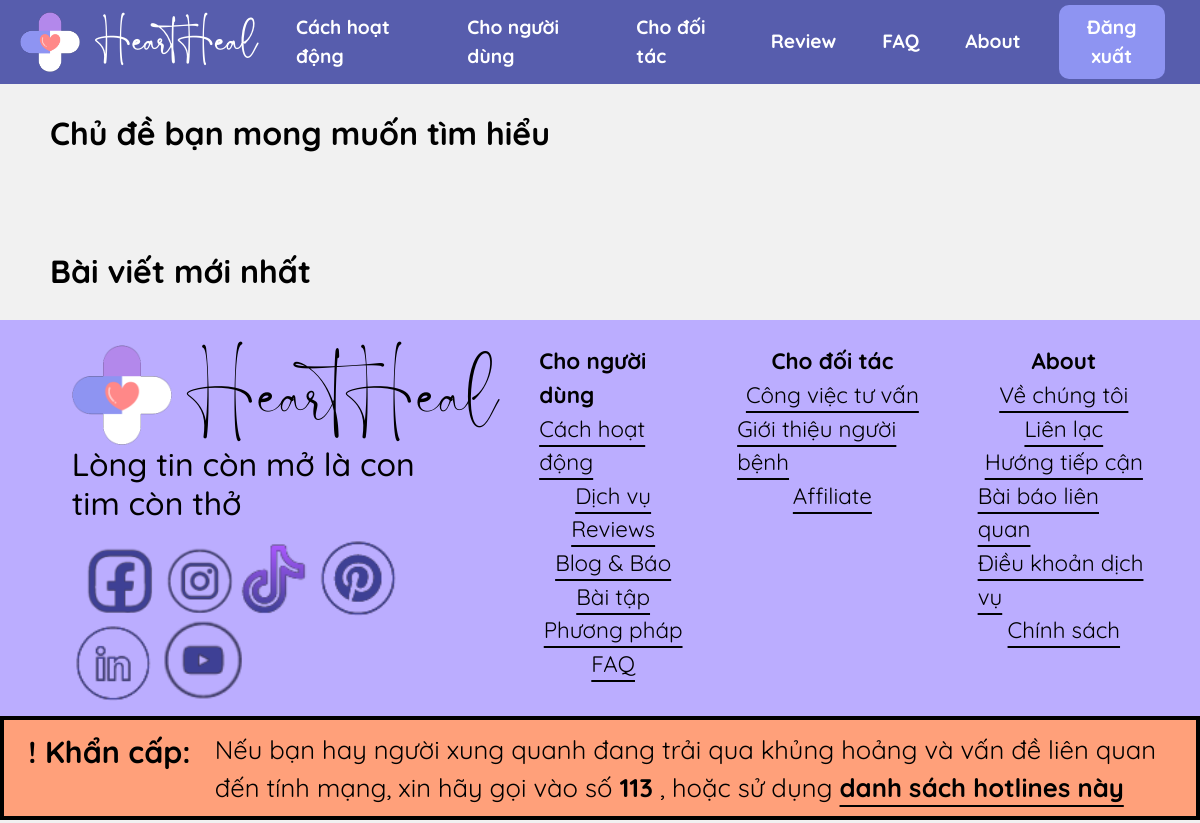
The app's page /news, older data.
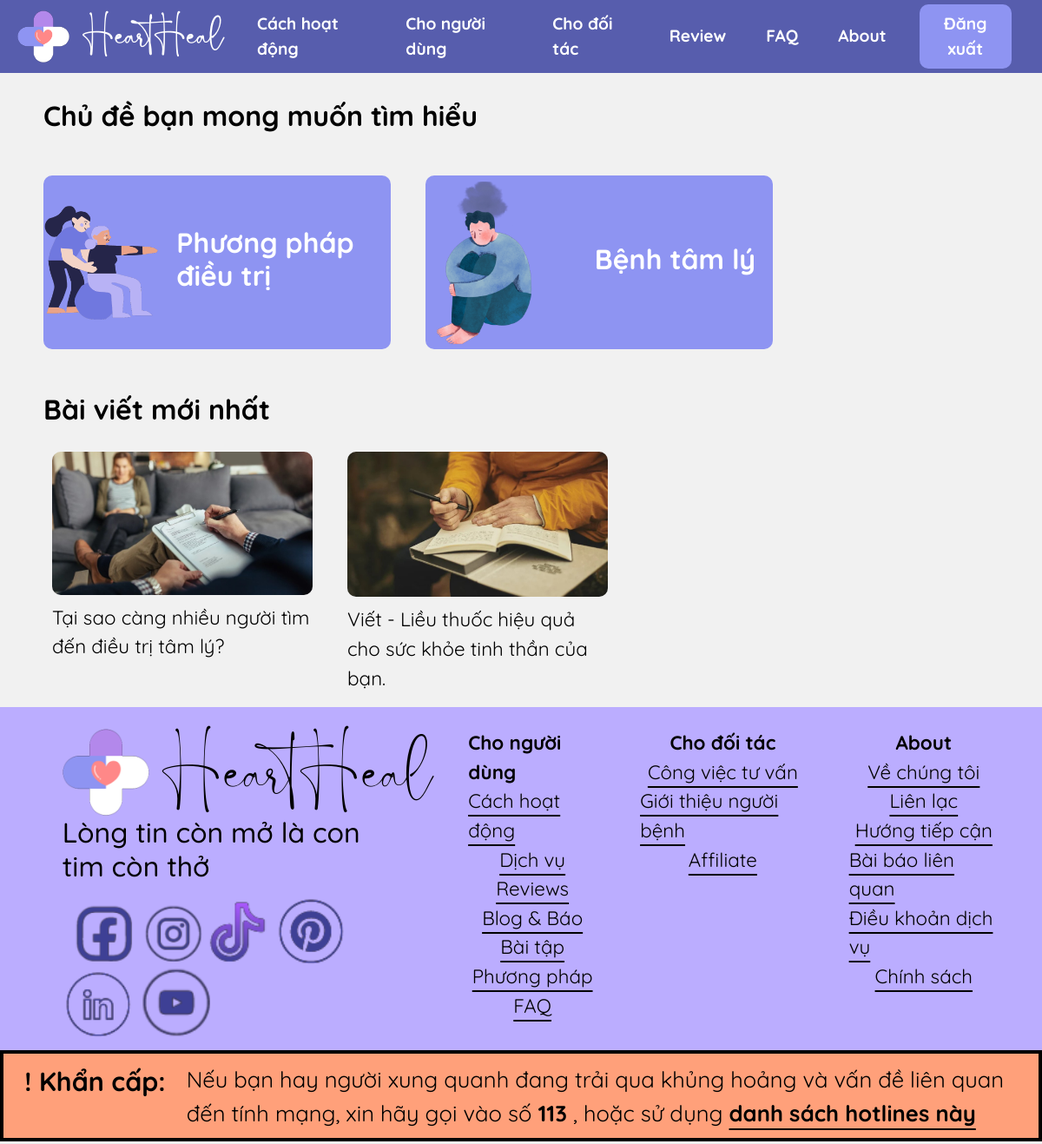
The same page, newer data.
### HeartHeal/models/news.py (models this page shows, shortened)
class News_Category(models.Model):
    title = models.CharField(max_length=200)
    category_image = models.ImageField(upload_to='img/')
    class Meta:
        verbose_name_plural = 'News_Categories'

class News(models.Model):
    category = models.ForeignKey(News_Category, on_delete=models.CASCADE)
    title = models.CharField(max_length=300)
    image = models.ImageField(upload_to='img/', blank=True)
    detail = RichTextField(blank=True)
    subimage = models.ImageField(upload_to='img/', blank=True)
    add_time = models.DateTimeField(auto_now_add=True)
    class Meta:
        verbose_name_plural = 'News'

### HeartHeal/views/info.py (the view)
# urls.py: path('news', news, name='news'),
def news(request):
    categories = News_Category.objects.all()
    posts = News.objects.all()
    data = {
        'categories' : categories,
        'posts' : posts
    }
    return render(request, 'news.html', data)

### HeartHeal/templates/news.html (shortened to what this page needs)
{% extends 'base.html' %}
{% load static %}
{% block css %}
<link rel="stylesheet" href="{% static 'css/news.css' %}">
{% endblock %}
{% block navend %}
<li class="nav-item custom-nav-item-pill">
    <form action="/dashboard" method="POST">
        <button type="submit" class="nav-link active"
        style="-webkit-appearance: none; -moz-appearance: none; outline: none; border: none; background: none; font-weight: bold;">
        Đăng xuất
    </button>
    </form>
  </li>
{% endblock %}
{% block content %}
<h2 style="margin: 30px 50px; font-weight: bold; ">
    Chủ đề bạn mong muốn tìm hiểu
</h2>
<div class="news-categories-list">
    {% for category in categories %}
    <div class="news-category">
        <img src="/media/{{category.category_image}}">
        <h2>{{category.title}}</h2>
    </div>
    {% endfor %}
</div>
<h2 style="font-weight: bold; margin: 30px 50px;">Bài viết mới nhất</h2>
<div id="post-list">
    {% for post in posts %}
    <a href="{% url 'detail' post_id=post.id %}">
        <div class="post">
            <img src="/media/{{post.image}}">
            <p>{{post.title}}</p>
        </div>
    </a>
    {% endfor %}
</div>
{% endblock %}

Row changes from the older to the newer data that the page shows:
added News_Category: category_image (picture), title "Phương pháp điều trị"
added News_Category: category_image (picture), title "Bệnh tâm lý"
added News: image (picture), title "Tại sao càng nhiều người tìm đến điều trị tâm lý?"
added News: image (picture), title "Viết - Liều thuốc hiệu quả cho sức khỏe tinh thần của bạn."
